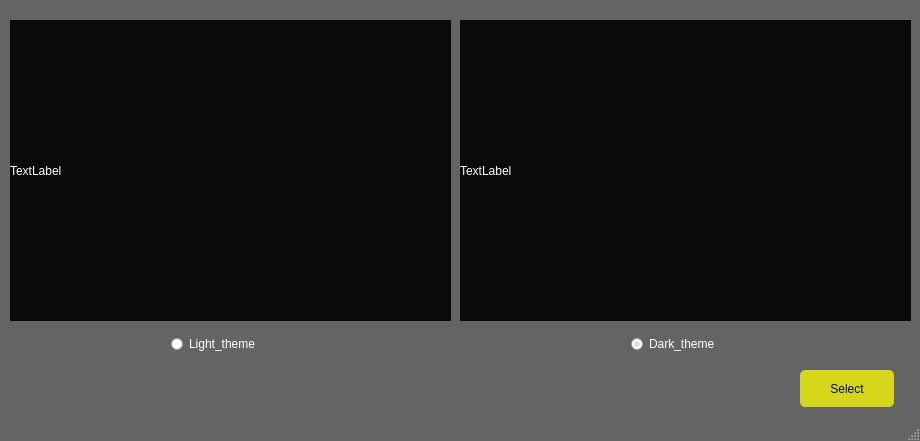
<?xml version="1.0" encoding="UTF-8"?>
<ui version="4.0">
 <class>ThemesWindow</class>
 <widget class="QMainWindow" name="ThemesWindow">
  <property name="geometry">
   <rect>
    <x>0</x>
    <y>0</y>
    <width>920</width>
    <height>441</height>
   </rect>
  </property>
  <property name="windowTitle">
   <string>Select theme</string>
  </property>
  <property name="styleSheet">
   <string notr="true">QMainWindow {
	border-color: rgb(58, 255, 65);
	color: rgb(255, 255, 255);
	background-color: rgba(10, 10, 10, 100);
}

QMenu {
	color: rgb(255, 255, 255);
	background-color: rgb(10, 10, 10);
}

QWidget:item:selected {
	color: rgb(0, 0, 0);
    background-color: rgb(214, 214, 27);
}

QTableWidget {
	gridline-color: rgb(255, 0, 0);
	color: rgb(255, 255, 255);
	background-color: rgb(10, 10, 10);
	border-color: rgb(10, 10, 10);
}

QTableWidget::item:selected { 
	color: rgb(0, 0, 0);
	background-color: rgb(191, 186, 49);
}

QTextEdit {
	color: rgb(255, 255, 255);
	background-color: rgb(10, 10, 10);
	border-color: rgb(10, 10, 10);
}

QDateTimeEdit {
	color: rgb(255, 255, 255);
	border-style: 1px rgb(10, 10, 10);
	background-color: rgb(10, 10, 10);
	qproperty-alignment: 'AlignHCenter | AlignCenter';
	min-width: 75px;
}

QDateTimeEdit:up-button {
    background-color: transparent;
    subcontrol-origin: border;
    subcontrol-position: center right;
}

QDateTimeEdit:down-button {
    background-color: transparent;
    subcontrol-origin: border;
    subcontrol-position: center left;
}

QLineEdit {
	color: rgb(255, 0, 4);
	background-color: rgb(10, 10, 10);
    border-style: solid;
	border-color: rgb(10, 10, 60);
}

QLabel {
	background-color: rgb(10, 10, 10);
	border-color: rgb(10, 10, 10);
	color: rgb(255, 255, 255);
}

QPushButton {
	color: rgb(10, 10, 10);
	background-color: rgb(214, 214, 27);
	border-style: solid;
	border-radius: 5px;
}

QPushButton:pressed {
	background-color: rgb(148, 139, 19);
}

QPushButton:hover {
	border: 1px solid rgb(160, 201, 255);
 	color: rgb(255, 255, 255);
}

QTableCornerButton::section {
  background-color: rgb(43, 43, 43);
  border: 1px transparent #32414B;
  border-radius: 0px;
}

QHeaderView {
  background-color: rgb(43, 43, 43);
  border: 0px transparent #32414B;
  padding: 0px;
  margin: 0px;
  border-radius: 0px;
}

QHeaderView:disabled {
  background-color: rgb(43, 43, 43);
  border: 1px transparent #32414B;
  padding: 2px;
}

QHeaderView::section {
  background-color: rgb(43, 43, 43);
  color: #F0F0F0;
  padding: 2px;
  border-radius: 0px;
  text-align: left;
}

QHeaderView::section:checked {
  color: #F0F0F0;
  background-color: rgb(43, 43, 43);
}

QHeaderView::section:checked:disabled {
  color: #787878;
  background-color: rgb(43, 43, 43);
}

QHeaderView::section::horizontal {
  padding-left: 4px;
  padding-right: 4px;
  border-left: 1px solid #19232D;
}

QHeaderView::section::horizontal::first, QHeaderView::section::horizontal::only-one {
  border-left: 1px solid #32414B;
}

QHeaderView::section::horizontal:disabled {
  color: #787878;
}

QHeaderView::section::vertical {
  padding-left: 4px;
  padding-right: 4px;
  border-top: 1px solid #19232D;
}

QHeaderView::section::vertical::first, QHeaderView::section::vertical::only-one {
  border-top: 1px solid #32414B;
}

QHeaderView::section::vertical:disabled {
  color: #787878;
}

QRadioButton {
	color: rgb(255, 255, 255);
}

QRadioButton::indicator {
    width: 13px;
    height: 13px;
}</string>
  </property>
  <widget class="QWidget" name="centralwidget">
   <widget class="QLabel" name="label">
    <property name="geometry">
     <rect>
      <x>10</x>
      <y>20</y>
      <width>441</width>
      <height>301</height>
     </rect>
    </property>
    <property name="styleSheet">
     <string notr="true"/>
    </property>
    <property name="text">
     <string>TextLabel</string>
    </property>
   </widget>
   <widget class="QLabel" name="label_2">
    <property name="geometry">
     <rect>
      <x>460</x>
      <y>20</y>
      <width>451</width>
      <height>301</height>
     </rect>
    </property>
    <property name="text">
     <string>TextLabel</string>
    </property>
   </widget>
   <widget class="QRadioButton" name="light_theme_button">
    <property name="geometry">
     <rect>
      <x>170</x>
      <y>330</y>
      <width>112</width>
      <height>27</height>
     </rect>
    </property>
    <property name="text">
     <string>Light_theme</string>
    </property>
    <attribute name="buttonGroup">
     <string notr="true">buttonGroup</string>
    </attribute>
   </widget>
   <widget class="QRadioButton" name="dark_theme_button">
    <property name="geometry">
     <rect>
      <x>630</x>
      <y>330</y>
      <width>112</width>
      <height>27</height>
     </rect>
    </property>
    <property name="text">
     <string>Dark_theme</string>
    </property>
    <property name="checked">
     <bool>true</bool>
    </property>
    <attribute name="buttonGroup">
     <string notr="true">buttonGroup</string>
    </attribute>
   </widget>
   <widget class="QPushButton" name="select_button">
    <property name="geometry">
     <rect>
      <x>800</x>
      <y>370</y>
      <width>94</width>
      <height>37</height>
     </rect>
    </property>
    <property name="text">
     <string>Select</string>
    </property>
   </widget>
  </widget>
  <widget class="QStatusBar" name="statusbar"/>
 </widget>
 <resources/>
 <connections/>
 <buttongroups>
  <buttongroup name="buttonGroup"/>
 </buttongroups>
</ui>
